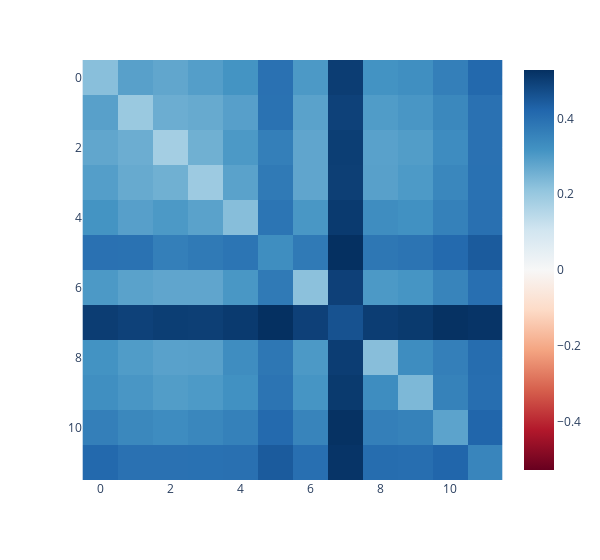

Write notebook code for a chart like this one.
### Code cell
px.imshow(sims, color_continuous_scale="RdBu", color_continuous_midpoint=0, width=600)
# best is combining heads 8 and 10, or heads 8 and 1. -- around 0.46 cosine similarity.

### Figure 1 — Plotly figure (JSON) as saved in the notebook; plotly's stock layout.template omitted (floating-point values rounded to 4 significant figures; data arrays with more than 128 entries replaced by an {"elided": "..."} marker saying what was removed)
{"data": [{"coloraxis": "coloraxis", "hovertemplate": "x: %{x}<br>y: %{y}<br>color: %{z}<extra></extra>", "name": "0", "type": "heatmap", "xaxis": "x", "yaxis": "y", "z": {"elided": "12x12 float values"}}], "layout": {"coloraxis": {"cmid": 0, "colorscale": [[0, "rgb(103,0,31)"], [0.1, "rgb(178,24,43)"], [0.2, "rgb(214,96,77)"], [0.3, "rgb(244,165,130)"], [0.4, "rgb(253,219,199)"], [0.5, "rgb(247,247,247)"], [0.6, "rgb(209,229,240)"], [0.7, "rgb(146,197,222)"], [0.8, "rgb(67,147,195)"], [0.9, "rgb(33,102,172)"], [1, "rgb(5,48,97)"]]}, "margin": {"t": 60}, "width": 600, "xaxis": {"anchor": "y", "constrain": "domain", "domain": [0, 1], "scaleanchor": "y"}, "yaxis": {"anchor": "x", "autorange": "reversed", "constrain": "domain", "domain": [0, 1]}}}
